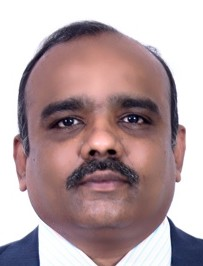
#> input picture Dataset/95100.jpg, 203 x 266 px, found by its file name
$ jupyter execute --allow-errors NavieBayes.ipynb
#> lines starting #> are read from the running program, lines starting #| are printed output that depends on the picture
# Naive Bayes with Olivetti Faces Dataset
In this notebook, we will use the Olivetti Faces dataset to classify images using a Naive Bayes classifier.

## About Dataset

There are ten different images of each of 40 distinct subjects. For some subjects, the images were taken at different times, varying the lighting, facial expressions (open / closed eyes, smiling / not smiling) and facial details (glasses / no glasses). All the images were taken against a dark homogeneous background with the subjects in an upright, frontal position (with tolerance for some side movement). <br>

The files are in PGM format, and can conveniently be viewed on UNIX (TM) systems using the 'xv' program. The size of each image is 92x112 pixels, with 256 grey levels per pixel. The images are organised in 40 directories (one for each subject), which have names of the form sX, where X indicates the subject number (between 1 and 40). In each of these directories, there are ten different images of that subject, which have names of the form Y.pgm, where Y is the image number for that subject (between 1 and 10). <br>

The database can be retrieved from http://www.cl.cam.ac.uk/Research/DTG/attarchive:pub/data/att_faces.zip as a ZIP file of similar size.

## Note:
If you're not using libraries like OpenCV, Pillow, or TensorFlow to handle image formats directly, converting your data to CSV or NPY format is a practical approach. <br>
**CSV** Not ideal for large datasets since they lack efficient storage or computational speed. <br>
**npy** Not human-readable, but highly suitable for direct use in Python-based ML frameworks.

## Task Carried
1. Upload my own image and label the class

[cell 1]
# Load the dataset downloaded and convery it to npy fileformat

import os
import numpy as np
from PIL import Image
import matplotlib.pyplot as plt

dataset_path = 'E:/Department/UG2024_25/ML/MLLab/OlivettiDataset'

# Read one image from this dataset and show the image
img_path = os.path.join(dataset_path, 's1', '1.pgm')  # Example image path. Note that s1 is the class and 1.pgm is
                                                      # one instancein that label. There are 10 instances in each class and
                                                      # 40 classes in total.


#> (the rest of this cell did not finish here and is left out)

[cell 2]
# Convert to .npy format
# Load all images into a numpy array
images = []
#> images = []
labels = []
#> (the rest of this cell did not finish here and is left out)

[cell 3]
# Split the dataset
from sklearn.model_selection import train_test_split

#> (the rest of this cell did not finish here and is left out)

[cell 4]
#Initialize and train the Naive Bayes classifier
from sklearn.naive_bayes import GaussianNB

nb_classifier = GaussianNB()
# Reshape the images to 2D arrays
#> (the rest of this cell did not finish here and is left out)

**IMPORTANT NOTE**
If you're using Python's scikit-learn library, the GaussianNB class is designed to handle continuous attributes. You don't need to explicitly specify which attributes are continuous—it assumes all features are continuous and models them using a Gaussian distribution.

[cell 5]
#Evaluate the model
from sklearn.metrics import accuracy_score

print("=" * 50)
print("Model Evaluation:")
#> (the rest of this cell did not finish here and is left out)

[cell 6]
# Plot confusion matrix
from sklearn.metrics import confusion_matrix
import seaborn as sns


#> (the rest of this cell did not finish here and is left out)

[cell 7]
# Upload a test image and predict its label

test_img_path = 'E:/Department/UG2024_25/ML/MLLab/OlivettiDataset/s1/1.pgm'  # Example test image path
#> (the rest of this cell did not finish here and is left out)

[cell 8]
# Lets evaluate for my own photo
# load photograph of me

my_img_path = 'E:/Department/UG2024_25/ML/MLLab/95100.jpg'
#Convert to grayscale
my_img = Image.open(my_img_path).convert('L')
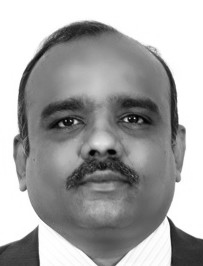
#> my_img: PIL image 203x266 L; min 1, max 255, mean 166.2
# Resize to match the dataset image size ()
my_img = my_img.resize((92, 112))  # Resize to 64x64 pixels
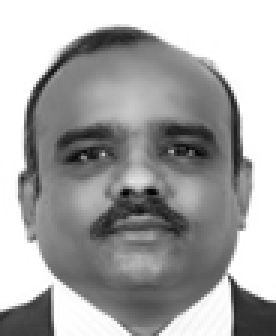
#> my_img: PIL image 92x112 L (shown 3 times larger); min 0, max 255, mean 166.2
# Convert to numpy array
my_img_array = np.array(my_img)

# Reshape the image to 2D array for prediction
my_img_reshaped = my_img_array.reshape(1, -1)  # Reshape to 2D array for prediction

# Predict the label
#> (the rest of this cell did not finish here and is left out)
